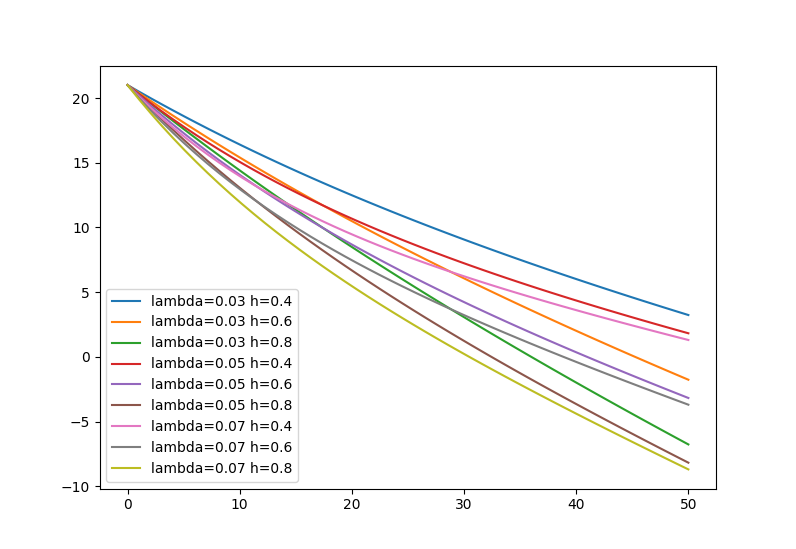

Write the Python code that produced this figure.
import numpy as np
import matplotlib.pyplot as plt

h0 = [0.4,.6,.8]
lambda0 = [0.03,0.05,0.07]
plt.figure(figsize=(6,4))
x = np.linspace(0, 50, 50)

for i in lambda0:
	for h in h0:
		plt.plot(x, 11+(20*np.exp(-i*x)-h*x)/2,label='lambda='+str(i)+' h='+str(h))

plt.legend()



plt.show()
